Frame 1 (no input): blank canvas, image omitted
Frame 60 (no input): blank canvas, image omitted
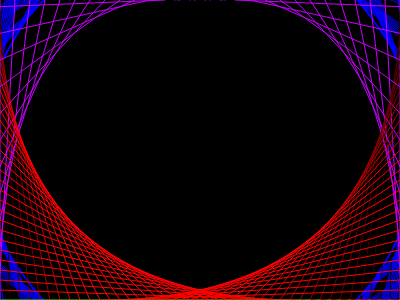
Frame 120 (the mouse pressed at the canvas centre since frame 60)

The p5.js sketch whose frames 1 and 60 were blank and that drew this single picture after the mouse press (run headless with seeded random() and noise() and a simulated clock; from frame 60 on, the mouse is pressed at the canvas centre):

// p5.js sketch
// ── sketch.js
/*
var x;
var y;
var angleIncrement;
var r; //radius of the center strings forming circle

function setup() {
    createCanvas(400, 300);
    background(0);
    x = width / 15;
    y = height / 15;
    a = width / 15;
    b = height / 15;
}

function draw() {
    background(0);
    x = width / mouseX * 5;
    y = height / mouseY * 5;
    a = width / mouseY * 10;
    b = height / mouseX * 10;
    angleIncrement = mouseX / 100;
    r = width;

    //center circle
    if (mouseIsPressed) {
        for(var angle = 0; angle < 360; angle += mouseX / 100) {
            stroke(0, 0, 255);
            push();
            translate(width / 2, height / 2);
            line((r * sin(angle)) / tan(angle),
                  r * sin(angle),
                  r * sin(angle + angleIncrement) / tan(angle + angleIncrement),
                  r * sin(angle + angleIncrement));
            pop();
        }
    
    }

    for(var i = 0; i < 50; i ++) {
        strokeWeight(1);

        stroke(0, 255, 0);
        line(0, y * i, x * i, height);

        stroke(255,0,0);
        line(width, y * i, width - (x * i), height);

        //color changing curves on top 
        stroke(mouseY, 0, 255);
        line(0, height - (a * i), b * i, 0);
        line(width - (b * i), 0, width, height - (a * i));     
    }
    //red curves on the bottom with changing colors
    for(var i = 0; i < 20; i ++) {
            stroke(i * 20, 0, 0);
            line(width, y * i, width - (x * i), height);
            line(0, y * i,  (x * i), height);
        }


}
*/

var x;
var y;
var angleIncrement;
var r; //radius of the center strings forming circle

function setup() {
    createCanvas(400, 300);
    background(0);
    x = width / 15;
    y = height / 15;
    a = width / 15;
    b = height / 15;
}

function draw() {
    background(0);
    x = width / mouseX * 5;
    y = height / mouseY * 5;
    a = width / mouseY * 10;
    b = height / mouseX * 10;
    angleIncrement = mouseX / 100;
    r = width;

    //center circle
    if (mouseIsPressed) {
        for(var angle = 0; angle < 360; angle += mouseX / 100) {
            stroke(0, 0, 255);
            push();
            translate(width / 2, height / 2);
            line((r * sin(angle)) / tan(angle),
                  r * sin(angle),
                  r * sin(angle + angleIncrement) / tan(angle + angleIncrement),
                  r * sin(angle + angleIncrement));
            pop();
        }
    }

    //drawing the four curves on each corner of the canvas
    for(var i = 0; i < 50; i ++) {
        strokeWeight(1);

        //draws the first 20 red lines on the bottom left corner
        //draws over the green lines 
        if (i >= 30) {
            stroke(0, 255, 0);
            line(0, y * i, x * i, height);
        }else {
            strokeWeight(1);
            stroke(i * 30, 0, 0);
            line(0, y * i,  (x * i), height);
        }

        // for(var n = 0; n < 20; n ++) {
        //     strokeWeight(1);
        //     stroke(n * 20, 0, 0);
        //     line(0, y * n,  (x * n), height);
        //     }

        // //green on bottom - only appears 
        // stroke(0, 255, 0);
        // line(0, y * i, x * i, height);

        //red on bottom right hand side 
        //stroke(255,0,0);
        stroke(i * 15, 0, 0);
        line(width, y * i, width - (x * i), height);

        //color changing curves on top 
        stroke(mouseX, 0, 255);
        line(0, height - (a * i), b * i, 0);
        line(width - (b * i), 0, width, height - (a * i));     
    }

}


/*
========================================================

var x;
var y;
var angleIncrement;
var r; //radius of the center strings forming circle

function setup() {
    createCanvas(400, 300);
    background(0);
    x = width / 15;
    y = height / 15;
    a = width / 15;
    b = height / 15;
}

function draw() {
    background(0);
    x = width / mouseX * 5;
    y = height / mouseY * 5;
    a = width / mouseY * 10;
    b = height / mouseX * 10;
    angleIncrement = mouseX / 100;
    r = width;

    //center circle
    if (mouseIsPressed) {
        for(var angle = 0; angle < 360; angle += mouseX / 100) {
            stroke(0, 0, 255);
            push();
            translate(width / 2, height / 2);
            line((r * sin(angle)) / tan(angle),
                  r * sin(angle),
                  r * sin(angle + angleIncrement) / tan(angle + angleIncrement),
                  r * sin(angle + angleIncrement));
            pop();
        }
    }

    //drawing the four curves on each corner of the canvas
    for(var i = 0; i < 50; i ++) {
        strokeWeight(1);

        //draws the first 20 red lines on the bottom left corner
        //draws over the green lines 

        for(var n = 0; n < 20; n ++) {
            strokeWeight(1);
            stroke(n * 20, 0, 0);
            line(0, y * n,  (x * n), height);
            }

        //green on bottom - only appears 
        stroke(0, 255, 0);
        line(0, y * i, x * i, height);

        //red on bottom right hand side 
        //stroke(255,0,0);
        stroke(i * 15, 0, 0);
        line(width, y * i, width - (x * i), height);

        //color changing curves on top 
        stroke(mouseX, 0, 255);
        line(0, height - (a * i), b * i, 0);
        line(width - (b * i), 0, width, height - (a * i));     
    }

}
*/
